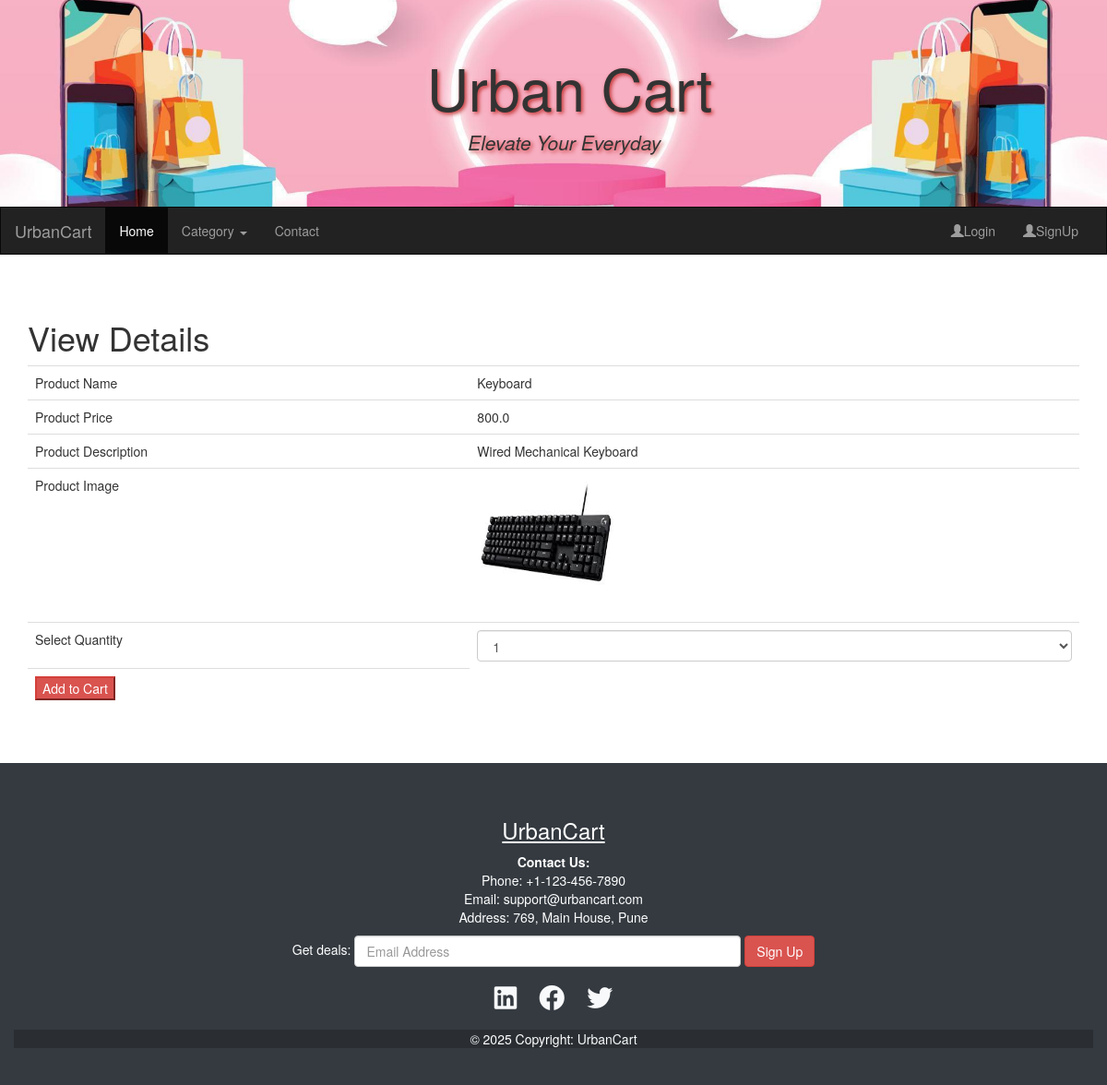
Page /ViewDetails/1 on the committed database.
### AdminApp/models.py (models this page shows)
class Product(models.Model):
    product_name  = models.CharField(max_length=30)
    price = models.FloatField(default=200)
    description = models.CharField(max_length=70)
    image = models.ImageField(default='abc.jpg', upload_to='Images')
    quantity = models.IntegerField(default=20)
    category = models.ForeignKey(Category, on_delete=models.CASCADE)
    class Meta:
        db_table = 'Product'

### UserApp/views.py (the view, shortened to what this page needs)
# urls.py: path('ViewDetails/<id>',views.ViewDetails),
def ViewDetails(request,id):
    if(request.method=="GET"):
        cats = Category.objects.all()
        product = Product.objects.get(id=id)
        return render(request,'ViewDetails.html',{"cats":cats,"product":product})

### UserApp/templates/ViewDetails.html (shortened to what this page needs)
{%extends "homepage.html"%}
{%block content%}
<form method="post">
    <h1>View Details</h1>
    <table class="table">
        <tr>
            <td>Product Name</td>
            <td>{{product.product_name}}
            </td>
        </tr>
        <tr>
            <td>Product Price</td>
            <td>{{product.price}}</td>
        </tr>
        <tr>
            <td>Product Description</td>
            <td>{{product.description}}</td>
        </tr>
        <tr>
            <td>Product Image</td>
            <td><img src="{{product.image.url}}" class="img" style="height:150px;width: 150px;"> </td>
        </tr>
        <tr>
            <td>Select Quantity</td>
            <td><select name="quantity" class="form-control">
                    <option>1</option>
                </select></td>
        </tr>
        <tr>
            <td><button type="submit" class="button btn-danger" form-control">Add to Cart</button></td>
        </tr>
    </table>
</form>
{%endblock%}

### rows in the picture
Product: product_name "Keyboard", price "800.0", description "Wired Mechanical Keyboard", image (picture)
